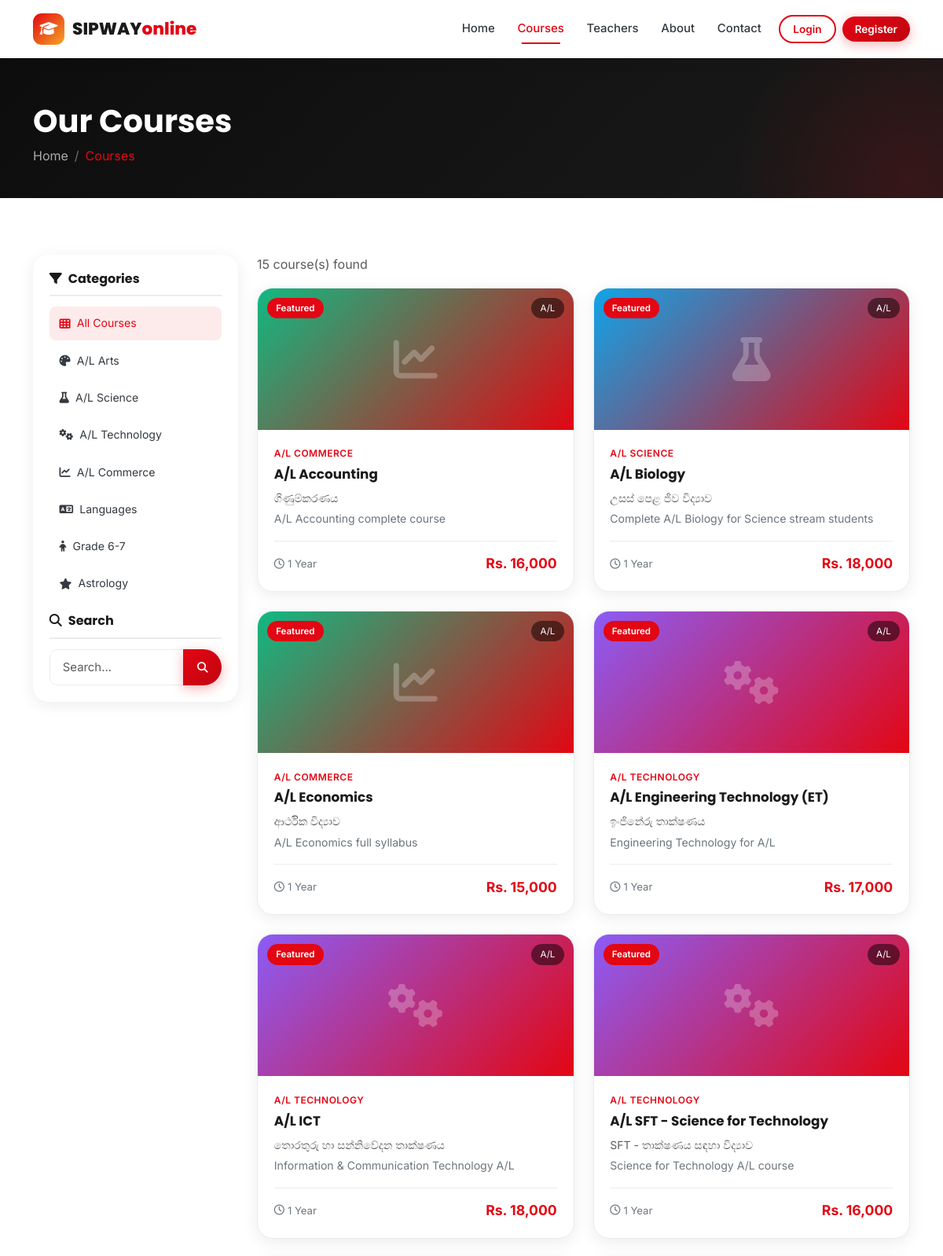
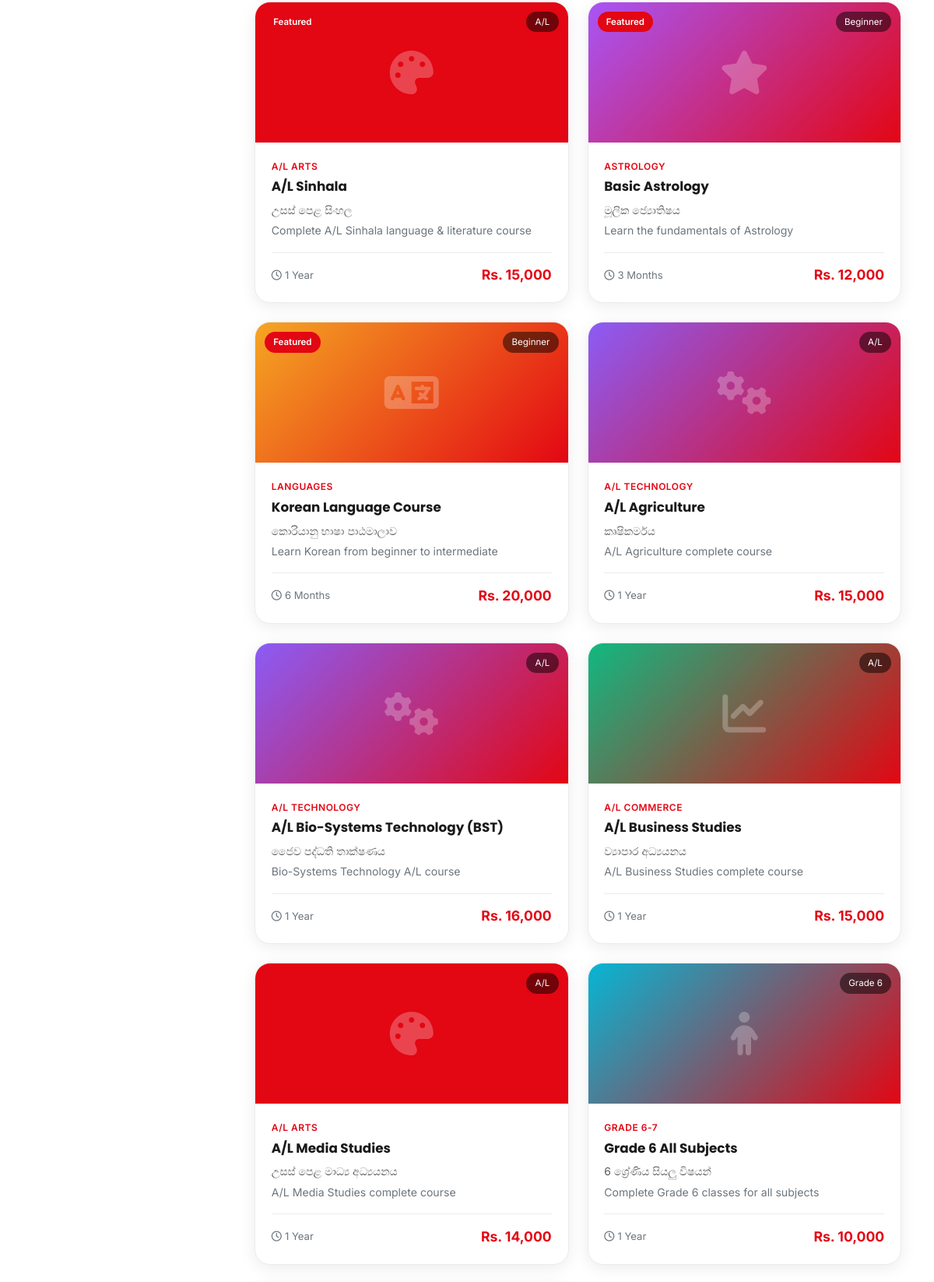
/courses.php (upper part), run on the app's committed database (2 pictures, top to bottom).
### tables this page shows
CREATE TABLE categories (
    id INT AUTO_INCREMENT PRIMARY KEY,
    name VARCHAR(100) NOT NULL,
    name_si VARCHAR(100),
    slug VARCHAR(100) UNIQUE NOT NULL,
    icon VARCHAR(50) DEFAULT 'fas fa-book',
    color VARCHAR(20) DEFAULT '#E30613',
    sort_order INT DEFAULT 0,
    image VARCHAR(255) DEFAULT NULL
);

CREATE TABLE courses (
    id INT AUTO_INCREMENT PRIMARY KEY,
    category_id INT,
    teacher_id INT,
    title VARCHAR(200) NOT NULL,
    title_si VARCHAR(200),
    slug VARCHAR(200) UNIQUE NOT NULL,
    short_desc VARCHAR(500),
    description TEXT,
    thumbnail VARCHAR(255) DEFAULT 'default-course.jpg',
    duration VARCHAR(50),
    level VARCHAR(50) DEFAULT 'A/L',
    price DECIMAL(10,2) DEFAULT 0,
    is_featured TINYINT(1) DEFAULT 0,
    is_published TINYINT(1) DEFAULT 1,
    views INT DEFAULT 0,
    created_at TIMESTAMP DEFAULT CURRENT_TIMESTAMP,
    FOREIGN KEY (category_id) REFERENCES categories(id) ON DELETE SET NULL,
    FOREIGN KEY (teacher_id) REFERENCES teachers(id) ON DELETE SET NULL
);

### includes/functions.php (called while the page is built, shortened)
<?php
function e($str) {
    return htmlspecialchars($str ?? '', ENT_QUOTES, 'UTF-8');
}
function formatPrice($price) {
    return 'Rs. ' . number_format($price, 0);
}
function imageUrl($folder, $filename, $fallbackIcon = 'fas fa-book') {
    return null;
}

### courses.php (the view, shortened to what this page needs)
<?php
require_once 'includes/header.php';
$pdo = getDB();
$cat_slug = $_GET['cat'] ?? '';
$search = trim($_GET['q'] ?? '');
$sql = "SELECT c.*, cat.name as cat_name, cat.slug as cat_slug, cat.icon as cat_icon, cat.color as cat_color FROM courses c LEFT JOIN categories cat ON c.category_id=cat.id WHERE c.is_published=1";
$params = [];
$sql .= " ORDER BY c.is_featured DESC, c.title";
$stmt = $pdo->prepare($sql);
$stmt->execute($params);
$courses = $stmt->fetchAll();
$categories = $pdo->query("SELECT * FROM categories ORDER BY sort_order")->fetchAll();
?>
<section class="page-header"><div class="container position-relative"><h1 data-aos="fade-up">Our Courses</h1>
<nav aria-label="breadcrumb" data-aos="fade-up" data-aos-delay="80"><ol class="breadcrumb"><li class="breadcrumb-item"><a href="index.php">Home</a></li><li class="breadcrumb-item active">Courses</li></ol></nav></div></section>
<section class="section"><div class="container"><div class="row g-4">
<div class="col-lg-3"><div class="lesson-sidebar" data-aos="fade-right">
<h5><i class="fas fa-filter me-2"></i>Categories</h5>
<ul class="lesson-list">
<li><a href="courses.php" class="<?php echo !$cat_slug?'active':''; ?>"><i class="fas fa-th"></i> All Courses</a></li>
<?php foreach ($categories as $cat): ?>
<li><a href="courses.php?cat=<?php echo e($cat['slug']); ?>" class="<?php echo $cat_slug===$cat['slug']?'active':''; ?>"><i class="<?php echo e($cat['icon']); ?>"></i> <?php echo e($cat['name']); ?></a></li>
<?php endforeach; ?>
</ul>
<h5 class="mt-3"><i class="fas fa-search me-2"></i>Search</h5>
<form method="GET" class="mt-2">
<div class="input-group"><input type="text" name="q" class="form-control form-control-sm" placeholder="Search..." value="<?php echo e($search); ?>"><button class="btn btn-primary btn-sm" type="submit"><i class="fas fa-search"></i></button></div>
</form></div></div>
<div class="col-lg-9">
<p class="text-muted mb-3" data-aos="fade-up"><?php echo count($courses); ?> course(s) found</p>
<div class="row g-4">
<?php if (empty($courses)): ?>
<div class="col-12 text-center py-5"><i class="fas fa-book-open fa-3x text-muted mb-3"></i><h4>No courses found</h4><a href="courses.php" class="btn btn-primary">View All</a></div>
<?php else: foreach ($courses as $i => $c): ?>
<div class="col-md-6" data-aos="fade-up" data-aos-delay="<?php echo ($i%4)*70; ?>">
<div class="course-card">
<?php $cImg = imageUrl('courses', $c['thumbnail']??null); ?>
<div class="course-thumb" style="<?php echo $cImg ? 'background:url('.e($cImg).') center/cover;' : 'background:linear-gradient(135deg,'.e($c['cat_color']??'#1A1A1A').',#E30613)'; ?>">
<?php if (!$cImg): ?><i class="<?php echo e($c['cat_icon']??'fas fa-book'); ?>"></i><?php endif; ?>
<?php if ($c['is_featured']): ?><span class="course-badge">Featured</span><?php endif; ?>
<span class="course-level"><?php echo e($c['level']); ?></span>
</div>
<div class="course-body">
<div class="course-category"><?php echo e($c['cat_name']??''); ?></div>
<h3 class="course-title"><a href="course-details.php?slug=<?php echo e($c['slug']); ?>" style="color:inherit"><?php echo e($c['title']); ?></a></h3>
<?php if ($c['title_si']): ?><p class="small text-muted mb-1"><?php echo e($c['title_si']); ?></p><?php endif; ?>
<p class="course-desc"><?php echo e($c['short_desc']); ?></p>
<div class="course-meta"><span><i class="far fa-clock"></i> <?php echo e($c['duration']); ?></span><span class="course-price"><?php echo formatPrice($c['price']); ?></span></div>
</div></div></div>
<?php endforeach; endif; ?>
</div></div></div></div></section>
<?php require_once 'includes/footer.php'; ?>

### assets/css/style.css (style rules this page uses)
:root { --red: #E30613; --red-dark: #C00510; --black: #1A1A1A; --black-dark: #0D0D0D; --orange: #F5A623; --white: #fff; --gray-100: #f8f9fa; --gray-200: #e9ecef; --gray-500: #6c757d; --gray-700: #343a40; --radius: 12px; --radius-lg: 20px; --shadow: 0 4px 20px rgba(0,0,0,0.08); --shadow-lg: 0 10px 40px rgba(0,0,0,0.12); --transition: all 0.3s cubic-bezier(0.4,0,0.2,1); }
* { margin:0;padding:0;box-sizing:border-box }
html { scroll-behavior:smooth }
body { font-family:'Inter','Poppins',sans-serif;color:var(--black);background:var(--white);line-height:1.6;overflow-x:hidden }
h1,h2,h3,h4,h5,h6 { font-family:'Poppins',sans-serif;font-weight:700;line-height:1.3 }
a { text-decoration:none;transition:var(--transition) }
.btn { font-weight:600;border-radius:50px;padding:.65rem 1.6rem;transition:var(--transition);border:none }
.btn-primary { background:linear-gradient(135deg,var(--red),var(--red-dark));color:#fff;box-shadow:0 4px 15px rgba(227,6,19,.3) }
.btn-sm { padding:.35rem 1.1rem;font-size:.85rem }
.section { padding:4.5rem 0 }
.course-card { background:#fff;border-radius:var(--radius-lg);overflow:hidden;box-shadow:var(--shadow);transition:var(--transition);height:100%;border:1px solid var(--gray-200) }
.course-thumb { position:relative;height:180px;background:linear-gradient(135deg,var(--black),var(--red));display:flex;align-items:center;justify-content:center;overflow:hidden }
.course-thumb i { font-size:3.5rem;color:rgba(255,255,255,.25);transition:var(--transition) }
.course-badge { position:absolute;top:12px;left:12px;background:var(--red);color:#fff;padding:.25rem .7rem;border-radius:50px;font-size:.72rem;font-weight:600 }
.course-level { position:absolute;top:12px;right:12px;background:rgba(0,0,0,.5);color:#fff;padding:.25rem .7rem;border-radius:50px;font-size:.72rem }
.course-body { padding:1.3rem }
.course-category { font-size:.75rem;color:var(--red);font-weight:600;text-transform:uppercase;letter-spacing:.5px;margin-bottom:.4rem }
.course-title { font-size:1.05rem;font-weight:700;color:var(--black);margin-bottom:.5rem;display:-webkit-box;-webkit-line-clamp:2;-webkit-box-orient:vertical;overflow:hidden }
.course-desc { color:var(--gray-500);font-size:.88rem;margin-bottom:1rem;display:-webkit-box;-webkit-line-clamp:2;-webkit-box-orient:vertical;overflow:hidden }
.course-meta { display:flex;justify-content:space-between;align-items:center;padding-top:.9rem;border-top:1px solid var(--gray-200) }
.course-meta span { font-size:.82rem;color:var(--gray-500);display:flex;align-items:center;gap:4px }
.course-price { font-size:1.1rem!important;font-weight:700!important;color:var(--red)!important }
.page-header { background:linear-gradient(135deg,#0D0D0D,#1A1A1A);color:#fff;padding:3.5rem 0 2.5rem;position:relative;overflow:hidden }
.page-header::before { content:'';position:absolute;top:-40%;right:-15%;width:450px;height:450px;background:radial-gradient(circle,rgba(227,6,19,.15) 0%,transparent 70%) }
.page-header h1 { font-size:clamp(1.7rem,3.5vw,2.5rem);margin-bottom:.4rem }
.breadcrumb { background:transparent;padding:0;margin:0 }
.breadcrumb-item a { color:rgba(255,255,255,.65) }
.breadcrumb-item.active { color:var(--red) }
.breadcrumb-item+.breadcrumb-item::before { color:rgba(255,255,255,.4) }
.lesson-sidebar { background:#fff;border-radius:var(--radius-lg);padding:1.3rem;box-shadow:var(--shadow);position:sticky;top:90px }
.lesson-sidebar h5 { color:var(--black);margin-bottom:.8rem;padding-bottom:.6rem;border-bottom:2px solid var(--gray-200);font-size:1rem }
.lesson-list { list-style:none;padding:0;margin:0 }
.lesson-list li a { display:flex;align-items:center;gap:8px;padding:.65rem .8rem;border-radius:8px;color:var(--gray-700);font-size:.88rem;transition:var(--transition);margin-bottom:.25rem }
.lesson-list li a:hover,.lesson-list li a.active { background:rgba(227,6,19,.08);color:var(--red) }
.form-control,.form-select { border-radius:10px;padding:.7rem 1rem;border:1.5px solid var(--gray-200);transition:var(--transition);font-size:.93rem }

### data on the page
categories: name "A/L Arts"
categories: name "A/L Science"
categories: name "A/L Technology"
categories: name "A/L Commerce"
categories: name "Languages"
categories: name "Grade 6-7"
categories: name "Astrology"
courses: is_featured "Featured", level "A/L", category.name "A/L COMMERCE", title "A/L Accounting", title_si "ගිණුම්කරණය", short_desc "A/L Accounting complete course", duration "1 Year", price "Rs. 16,000"
courses: is_featured "Featured", level "A/L", category.name "A/L SCIENCE", title "A/L Biology", title_si "උසස් පෙළ ජීව විද්‍යාව", short_desc "Complete A/L Biology for Science stream students", duration "1 Year", price "Rs. 18,000"
courses: is_featured "Featured", level "A/L", category.name "A/L COMMERCE", title "A/L Economics", title_si "ආර්ථික විද්‍යාව", short_desc "A/L Economics full syllabus", duration "1 Year", price "Rs. 15,000"
courses: is_featured "Featured", level "A/L", category.name "A/L TECHNOLOGY", title "A/L Engineering Technology (ET)", title_si "ඉංජිනේරු තාක්ෂණය", short_desc "Engineering Technology for A/L", duration "1 Year", price "Rs. 17,000"
courses: is_featured "Featured", level "A/L", category.name "A/L TECHNOLOGY", title "A/L ICT", title_si "තොරතුරු හා සන්නිවේදන තාක්ෂණය", short_desc "Information & Communication Technology A/L", duration "1 Year", price "Rs. 18,000"
courses: is_featured "Featured", level "A/L", category.name "A/L TECHNOLOGY", title "A/L SFT - Science for Technology", title_si "SFT - තාක්ෂණය සඳහා විද්‍යාව", short_desc "Science for Technology A/L course", duration "1 Year", price "Rs. 16,000"
courses: is_featured "Featured", level "A/L", category.name "A/L ARTS", title "A/L Sinhala", title_si "උසස් පෙළ සිංහල", short_desc "Complete A/L Sinhala language & literature course", duration "1 Year", price "Rs. 15,000"
courses: is_featured "Featured", level "Beginner", category.name "ASTROLOGY", title "Basic Astrology", title_si "මූලික ජ්‍යොතිෂය", short_desc "Learn the fundamentals of Astrology", duration "3 Months", price "Rs. 12,000"
courses: is_featured "Featured", level "Beginner", category.name "LANGUAGES", title "Korean Language Course", title_si "කොරියානු භාෂා පාඨමාලාව", short_desc "Learn Korean from beginner to intermediate", duration "6 Months", price "Rs. 20,000"
courses: level "A/L", category.name "A/L TECHNOLOGY", title "A/L Agriculture", title_si "කෘෂිකර්මය", short_desc "A/L Agriculture complete course", duration "1 Year", price "Rs. 15,000"
courses: level "A/L", category.name "A/L TECHNOLOGY", title "A/L Bio-Systems Technology (BST)", title_si "ජෛව පද්ධති තාක්ෂණය", short_desc "Bio-Systems Technology A/L course", duration "1 Year", price "Rs. 16,000"
courses: level "A/L", category.name "A/L COMMERCE", title "A/L Business Studies", title_si "ව්‍යාපාර අධ්‍යයනය", short_desc "A/L Business Studies complete course", duration "1 Year", price "Rs. 15,000"
courses: level "A/L", category.name "A/L ARTS", title "A/L Media Studies", title_si "උසස් පෙළ මාධ්‍ය අධ්‍යයනය", short_desc "A/L Media Studies complete course", duration "1 Year", price "Rs. 14,000"
courses: level "Grade 6", category.name "GRADE 6-7", title "Grade 6 All Subjects", title_si "6 ශ්‍රේණිය සියලු විෂයන්", short_desc "Complete Grade 6 classes for all subjects", duration "1 Year", price "Rs. 10,000"

### other printed values
count($courses) "15"
